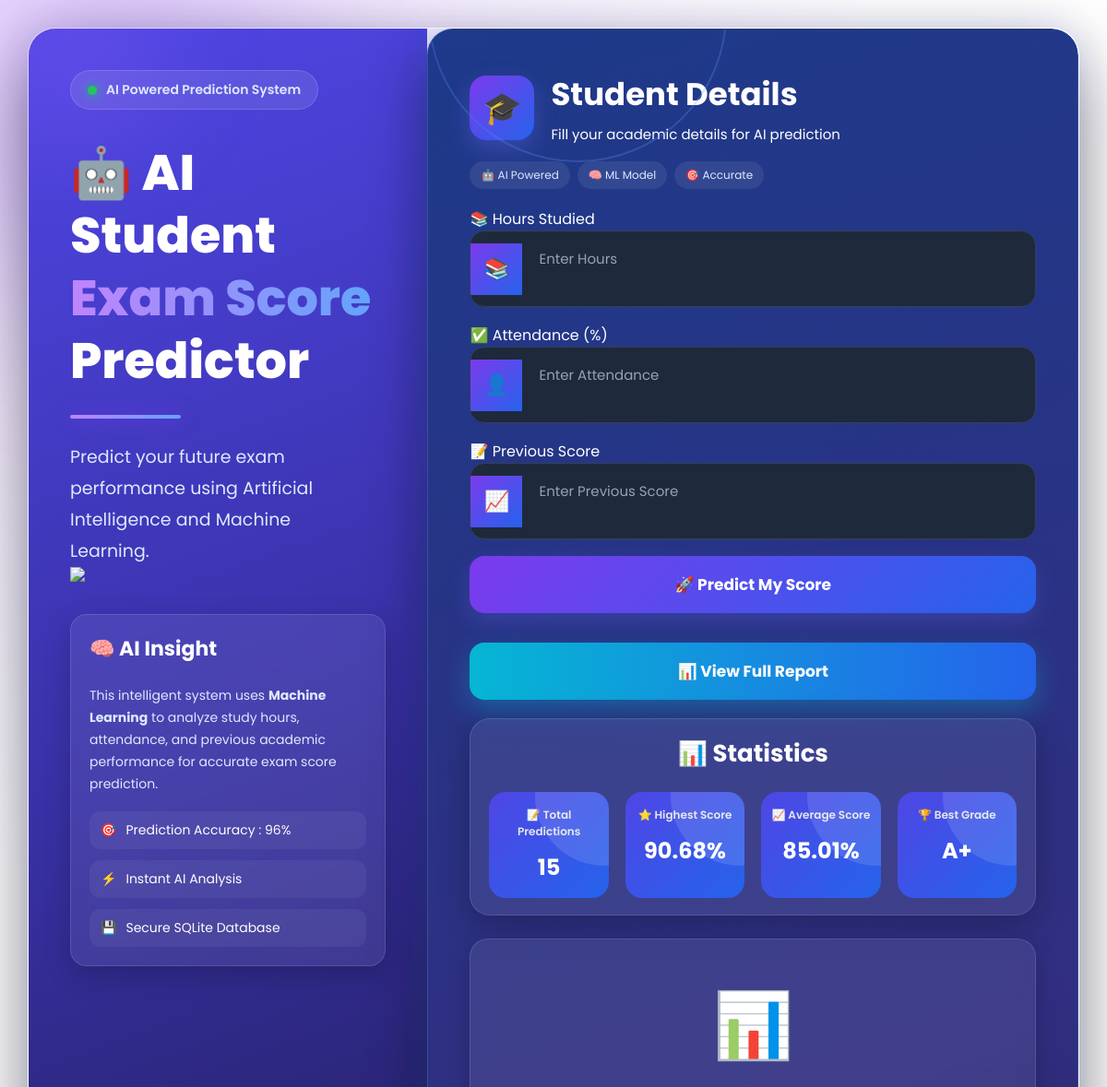
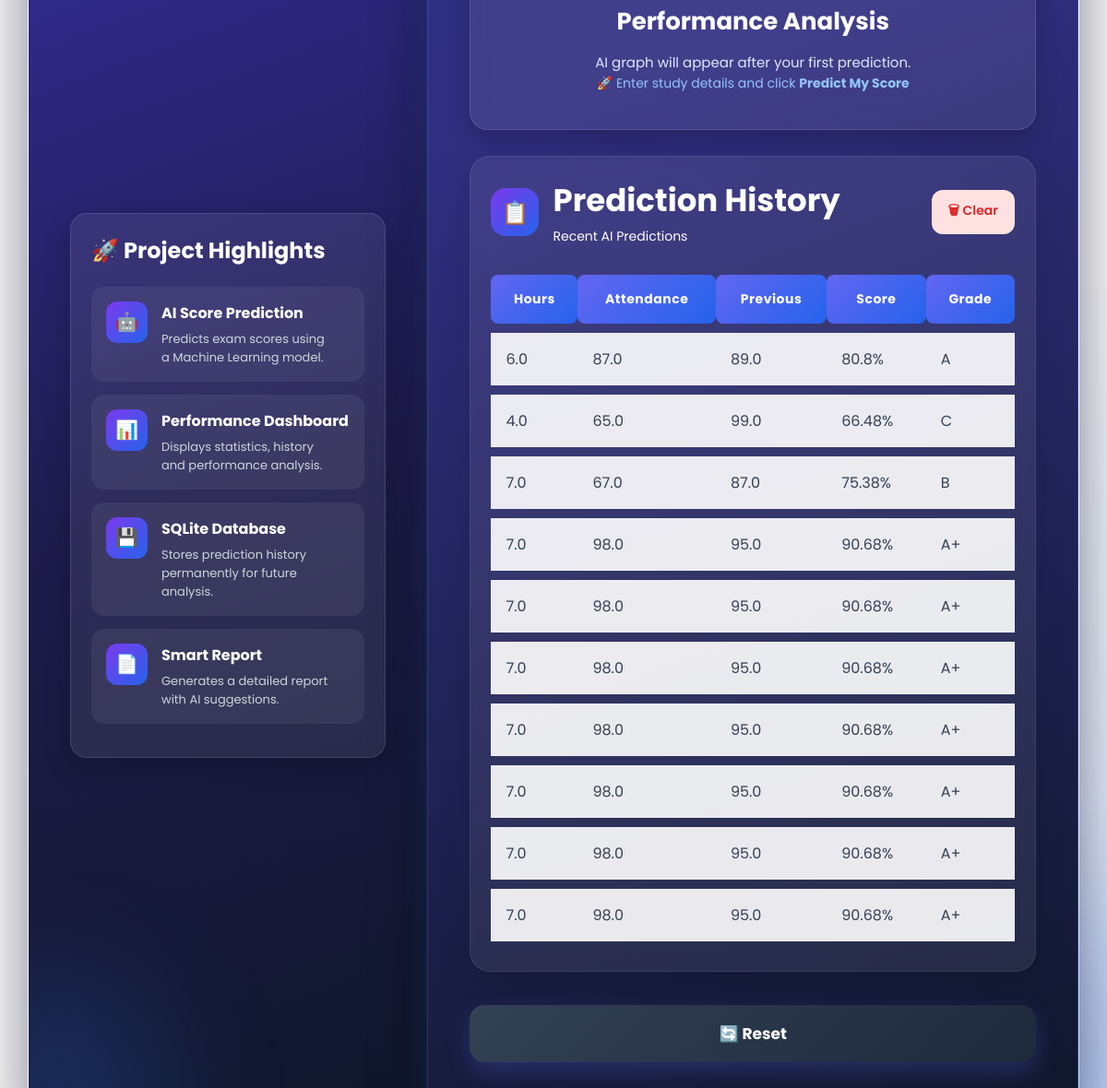
The page / on the database its author committed (2 pictures, top to bottom).
### tables this page shows
CREATE TABLE predictions(

        id INTEGER PRIMARY KEY AUTOINCREMENT,

        hours REAL,

        attendance REAL,

        previous REAL,

        score REAL,

        grade TEXT,

        created_at TEXT

    );

### app.py (the view)
@app.route('/')
def home():
    conn = sqlite3.connect(DATABASE)
    cursor = conn.cursor()
    cursor.execute("""

    SELECT hours,
           attendance,
           previous,
           score,
           grade

    FROM predictions

    ORDER BY id DESC

    LIMIT 10

    """)
    history = cursor.fetchall()
    cursor.execute("""

    SELECT
    COUNT(*),
    MAX(score),
    AVG(score),
    MAX(
        CASE
            WHEN grade='A+' THEN 5
            WHEN grade='A' THEN 4
            WHEN grade='B' THEN 3
            WHEN grade='C' THEN 2
            ELSE 1
        END
    )

    FROM predictions

    """)
    stats = cursor.fetchone()
    best_grade = "-"
    if stats[3]:
        if stats[3] == 5:
            best_grade = "A+"
        elif stats[3] == 4:
            best_grade = "A"
        elif stats[3] == 3:
            best_grade = "B"
        elif stats[3] == 2:
            best_grade = "C"
        else:
            best_grade = "D"
    conn.close()
    return render_template(
    "index.html",
    history=history,
    stats=stats,
    best_grade=best_grade
)

### templates/index.html (shortened to what this page needs)
<!DOCTYPE html>
<html lang="en">
<head>
    <link rel="stylesheet" href="{{ url_for('static', filename='style.css') }}">
    <link rel="stylesheet" href="{{ url_for('static', filename='premium.css') }}">
</head>
<body>
    <div class="main-container">
    <div class="left-panel">
  <div class="hero-content">
    <div class="hero-chip">
    <span class="status-dot"></span>
    AI Powered Prediction System
</div>
<h1 class="hero-title">
    🤖 AI Student
    <span class="highlight-text">Exam Score</span>
    Predictor
</h1>
<div class="hero-line"></div>
<p class="hero-desc">
    Predict your future exam performance using
    Artificial Intelligence and Machine Learning.
</p>
  </div>
  <img src="{{ url_for('static', filename='student.png') }}" class="student-image">
  <div class="insight-card">
    <h3>🧠 AI Insight</h3>
    <p>
        This intelligent system uses <b>Machine Learning</b> to analyze
        study hours, attendance, and previous academic performance for
        accurate exam score prediction.
    </p>
    <div class="insight-list">
        <div>🎯 <span>Prediction Accuracy : 96%</span></div>
        <div>⚡ <span>Instant AI Analysis</span></div>
        <div>💾 <span>Secure SQLite Database</span></div>
    </div>
</div>
  <div class="features-card">
    <h3>🚀 Project Highlights</h3>
    <div class="feature-item">
    <span class="feature-icon">🤖</span>
    <div>
        <h4>AI Score Prediction</h4>
        <p>Predicts exam scores using a Machine Learning model.</p>
    </div>
</div>
    <div class="feature-item">
    <span class="feature-icon">📊</span>
    <div>
        <h4>Performance Dashboard</h4>
        <p>Displays statistics, history and performance analysis.</p>
    </div>
</div>
<div class="feature-item">
    <span class="feature-icon">💾</span>
    <div>
        <h4>SQLite Database</h4>
        <p>Stores prediction history permanently for future analysis.</p>
    </div>
</div>
<div class="feature-item">
    <span class="feature-icon">📄</span>
    <div>
        <h4>Smart Report</h4>
        <p>Generates a detailed report with AI suggestions.</p>
    </div>
</div>
    </div>
</div>
    <div class="right-panel">
        <div class="form-header">
    <div class="header-icon">
        🎓
    </div>
    <div>
        <h2>Student Details</h2>
        <p>
            Fill your academic details for AI prediction
        </p>
    </div>
</div>
<div class="info-badges">
    <span class="badge">🤖 AI Powered</span>
    <span class="badge">🧠 ML Model</span>
    <span class="badge">🎯 Accurate</span>
</div>
        <div class="input-box">
    <label>📚 Hours Studied</label>
    <div class="input-wrapper">
        <span class="input-icon">📚</span>
        <input
        type="number"
        id="hours"
        placeholder="Enter Hours">
    </div>
</div>
<div class="input-box">
    <label>✅ Attendance (%)</label>
    <div class="input-wrapper">
        <span class="input-icon">👤</span>
        <input
        type="number"
        id="attendance"
        placeholder="Enter Attendance">
    </div>
</div>
<div class="input-box">
    <label>📝 Previous Score</label>
    <div class="input-wrapper">
        <span class="input-icon">📈</span>
        <input
        type="number"
        id="previous"
        placeholder="Enter Previous Score">
    </div>
</div>
        <button class="predict-btn" onclick="predictScore()">
            🚀 Predict My Score
        </button>
        <div class="button-row">
    <a href="/report">
        <button class="report-btn">
            📊 View Full Report
        </button>
    </a>
</div>
<div class="stats-card">
    <h3>📊 Statistics</h3>
    <div class="stats-grid">
        <div class="stat-box">
            <span class="stat-title">📝 Total Predictions</span>
            <h2>{{ stats[0] or 0 }}</h2>
        </div>
        <div class="stat-box">
            <span class="stat-title">⭐ Highest Score</span>
            <h2>
                {% if stats[1] %}
                    {{ "%.2f"|format(stats[1]) }}%
                {% else %}
                    0%
                {% endif %}
            </h2>
        </div>
        <div class="stat-box">
            <span class="stat-title">📈 Average Score</span>
            <h2>
                {% if stats[2] %}
                    {{ "%.2f"|format(stats[2]) }}%
                {% else %}
                    0%
                {% endif %}
            </h2>
        </div>
    <div class="stat-box">
    <span class="stat-title">
        🏆 Best Grade
    </span>
    <h2>{{ best_grade }}</h2>
</div>
    </div>
</div>
<div class="chart-card">
    <div id="chartMessage">
        <div class="chart-icon">📊</div>
        <h3>Performance Analysis</h3>
        <p>
            AI graph will appear after your first prediction.
        </p>
        <span>
            🚀 Enter study details and click
            <b>Predict My Score</b>
        </span>
    </div>
</div>
<div class="history-card">
    <div class="history-header">
        <div class="history-left">
            <div class="history-icon">
                📋
            </div>
            <div>
                <h3>Prediction History</h3>
                <span>Recent AI Predictions</span>
            </div>
        </div>
        <button class="clear-history" onclick="clearHistory()">
            🗑 Clear
        </button>
    </div>
    <table id="historyTable">
        <thead>
            <tr>
                <th>Hours</th>
                <th>Attendance</th>
                <th>Previous</th>
                <th>Score</th>
                <th>Grade</th>
            </tr>
        </thead>
        <tbody>
{% if history %}
    {% for row in history %}
    <tr>
        <td>{{ row[0] }}</td>
        <td>{{ row[1] }}</td>
        <td>{{ row[2] }}</td>
        <td>{{ row[3] }}%</td>
        <td>{{ row[4] }}</td>
    </tr>
    {% endfor %}
{% endif %}
</tbody>
    </table>
</div>
<div class="button-row">
    <button class="reset-btn" onclick="location.reload()">
        🔄 Reset
    </button>
</div>
</div>
</div>
</body>
</html>

### static/premium.css (style rules this page uses)
.right-panel { background:linear-gradient( 160deg, #1e3a8a 0%, #312e81 50%, #0f172a 100%) !important; color:white !important; border-radius:28px !important; border:1px solid rgba(96,165,250,.25) !important; box-shadow: 0 25px 60px rgba(0,0,0,.45), 0 0 30px rgba(59,130,246,.25) !important; }
.form-header h2, .form-header p, .right-panel label, .history-card h3, .history-card span { color:white !important; }
.input-wrapper { background:#1e293b !important; border:1px solid #334155 !important; }
.input-wrapper input { background:transparent !important; color:white !important; }
.input-wrapper input::placeholder { color:#94a3b8 !important; }
.history-card { background:rgba(255,255,255,.08) !important; backdrop-filter:blur(12px); border:1px solid rgba(255,255,255,.08); }

### rows shown on the page
predictions: hours "6.0", attendance "87.0", previous "89.0", score "80.8", grade "A"
predictions: hours "4.0", attendance "65.0", previous "99.0", score "66.48", grade "C"
predictions: hours "7.0", attendance "67.0", previous "87.0", score "75.38", grade "B"
predictions: hours "7.0", attendance "98.0", previous "95.0", score "90.68", grade "A+"
predictions: hours "7.0", attendance "98.0", previous "95.0", score "90.68", grade "A+"
predictions: hours "7.0", attendance "98.0", previous "95.0", score "90.68", grade "A+"
predictions: hours "7.0", attendance "98.0", previous "95.0", score "90.68", grade "A+"
predictions: hours "7.0", attendance "98.0", previous "95.0", score "90.68", grade "A+"
predictions: hours "7.0", attendance "98.0", previous "95.0", score "90.68", grade "A+"
predictions: hours "7.0", attendance "98.0", previous "95.0", score "90.68", grade "A+"

### other values the page prints
{{ stats[0] or 0 }} "15"
{{ "%.2f"|format(stats[1]) }} "90.68"
{{ "%.2f"|format(stats[2]) }} "85.01"
{{ best_grade }} "A+"
